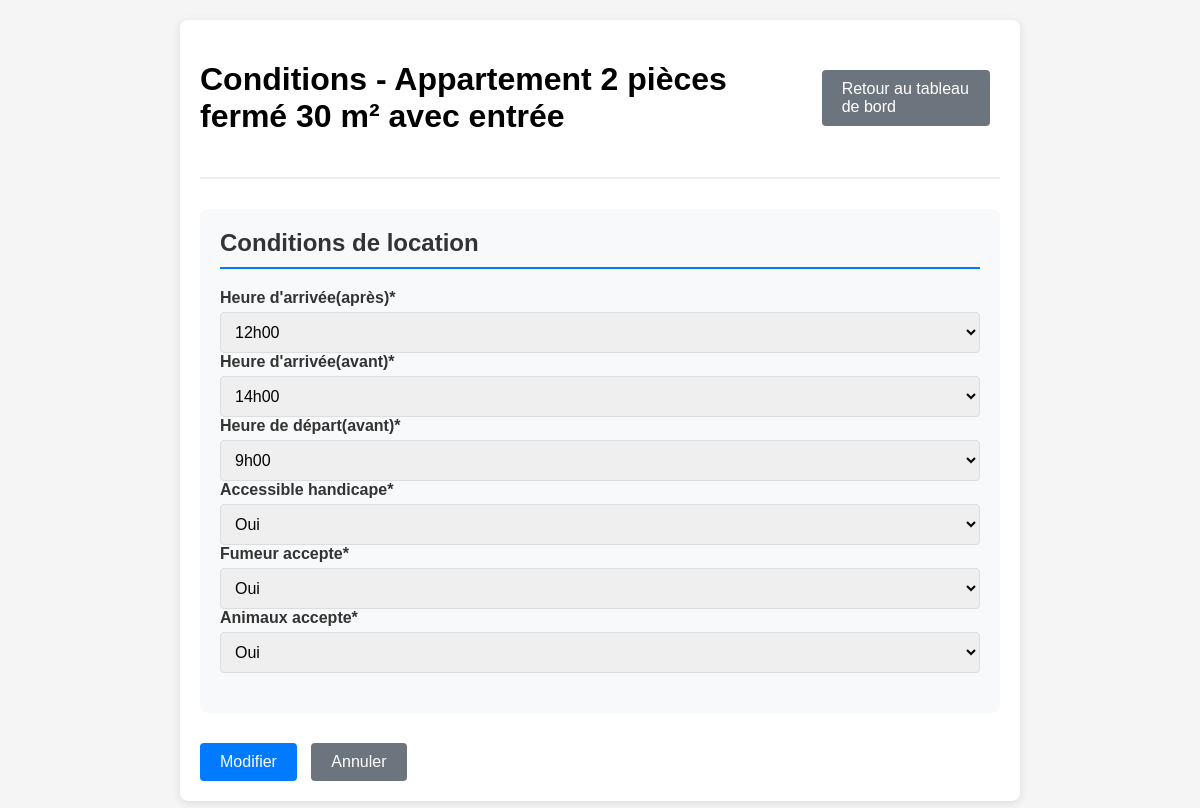
/annonce/dashboard/conditions/1/ (signed in), run on an earlier commit of the app's database.
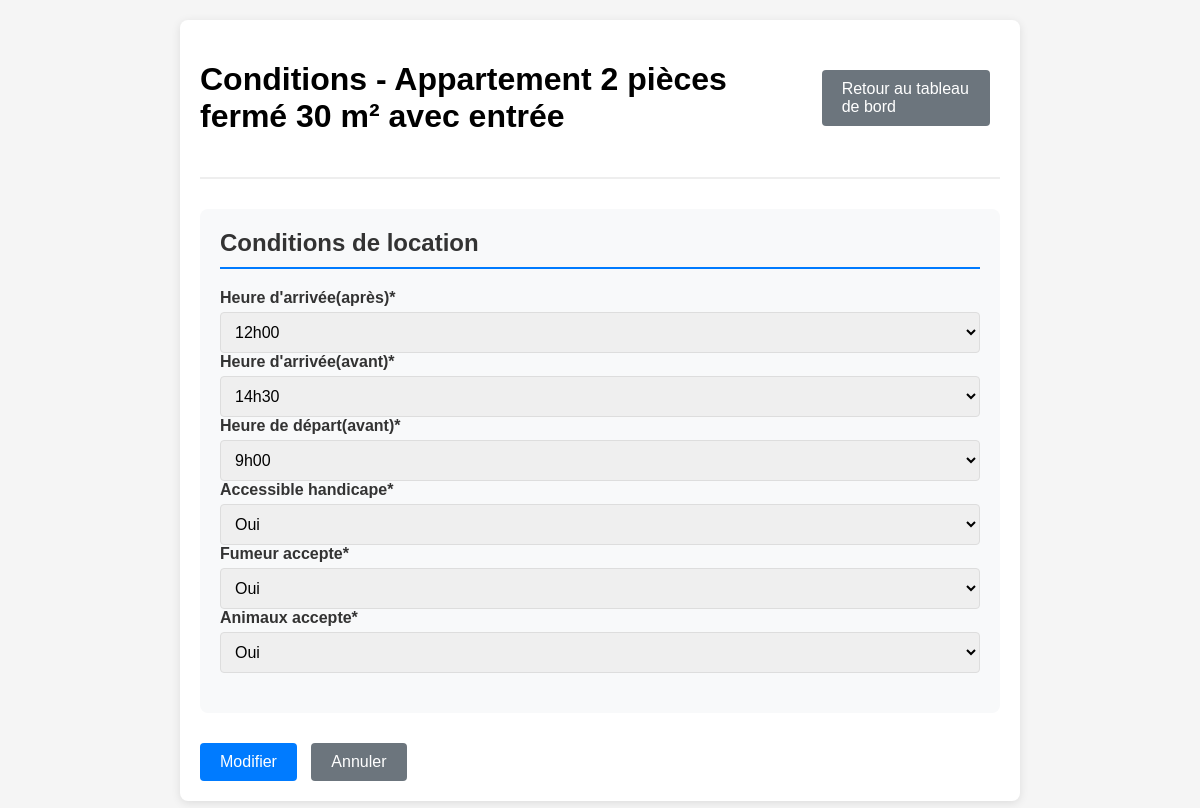
And on a later commit of the database.
### annonce/models.py (models this page shows)
class Condition(models.Model):
    annonce = models.OneToOneField(
        Annonce,
        on_delete=models.CASCADE,
        primary_key=True,
    )
    CHOICES_APRES = (
        ('1', '12h00'),
        ('2', '12h30'),
        ('3', '13h00'),
        ('4', '13h30'),
        ('5', '14h00'),
        ('6', '14h30'),
        ('7', '15h00'),
        ('8', '15h30'),
        ('9', '16h00'),
        ('10', '16h30'),
        ('11', '17h00'),
        ('12', '17h30'),
        ('13', '18h00'),
        ('14', '18h30'),
        ('15', '19h00'),
        ('16', '19h30'),
        ('17', '20h00'),
        ('18', '20h30'),
        ('19', '21h00'),
        ('19', '21h30'),
        ('19', '22h00'),
    )
    heure_arrivee_apres = models.CharField(
        max_length=10,
        choices=CHOICES_APRES,
        default="flexible",
        verbose_name="Heure d'arrivée(après)"
    )
    CHOICES_AVANT = (
        ('1', '14h00'),
        ('2', '14h30'),
        ('3', '15h00'),
        ('4', '15h30'),
        ('5', '16h00'),
        ('6', '16h30'),
        ('7', '17h00'),
        ('8', '17h30'),
        ('9', '18h00'),
        ('10', '18h30'),
        ('11', '19h00'),
        ('12', '19h30'),
        ('13', '20h00'),
        ('14', '20h30'),
        ('15', '21h00'),
        ('16', '21h30'),
        ('17', '22h00'),
    )
    heure_arrivee_avant = models.CharField(
        max_length=10,
        choices=CHOICES_AVANT,
        default="flexible",
        verbose_name="Heure d'arrivée(avant)"
    )
    CHOICES_DEPART = (
        ('1','9h00'),
        ('2','9h30'),
        ('3','10h00'),
        ('4','10h30'),
        ('5','11h00'),
        ('6','11h30'),
        ('7','12h00'),
        ('8','12h30'),
        ('9', '13h00'),
        ('10', '13h30'),
        ('11', '14h00'),
        ('12', '14h30'),
        ('13', '15h00'),
        ('14', '15h30'),
        ('15', '16h00'),
        ('16', '16h30'),
        ('17', '17h00'),
        ('18', '17h30'),
        ('19', '18h00'),
    )
    heure_depart = models.CharField(
        max_length=10,
        choices=CHOICES_DEPART,
        default="flexible",
        verbose_name="Heure de départ(avant)"
    )
    choice_bool = [(True, 'Oui'), (False, 'Non')]
    accessible_handicape = models.BooleanField(choices=choice_bool, default=1)
    fumeur_accepte = models.BooleanField(choices=choice_bool, default=1)
    animaux_accepte = models.BooleanField(choices=choice_bool, default=1)

### annonce/views.py (the view)
# urls.py: path('dashboard/conditions/<str:pk>/', views.condition_view, name='dashboard-condition'),
@login_required
def condition_view(request, pk):
    form = FormCondition()
    requete = request.user
    myObject = Annonce.objects.get(id=pk)
    myCondition = Condition.objects.get(annonce=myObject)
    if request.method =='POST':
        form = FormCondition(request.POST, instance=myCondition)
        if form.is_valid():
            form.save()
            return redirect(request.META.get('HTTP_REFERER', 'redirect_if_referer_not_found'))
    else:
        form = FormCondition(instance=myCondition)
    context = {'form': form, 'obj': myObject, 'requete': requete}
    return render(request,'annonce/dashboard/conditions.html',context)

### annonce/forms.py (shortened to what this page needs)
class FormCondition(ModelForm):
    class Meta:
        model = Condition
        exclude = ['annonce']

### templates/annonce/dashboard/conditions.html (shortened to what this page needs)
<!DOCTYPE html>
<html lang="fr">
<head>
</head>
<body>
    <div class="container">
        <div class="header">
            <h1>Conditions - {{ obj.titre_logement }}</h1>
            <a href="{% url 'dashboard-annonce' obj.id %}" class="btn btn-secondary">Retour au tableau de bord</a>
        </div>
        <form method="post">
            <div class="form-section">
                <h2>Conditions de location</h2>
                <div class="form-group">
                    {% load crispy_forms_tags %}
                    {{ form|crispy }}
                </div>
            </div>
            <div style="margin-top: 30px;">
                <button type="submit" class="btn">Modifier</button>
                <a href="{% url 'dashboard-annonce' obj.id %}" class="btn btn-secondary">Annuler</a>
            </div>
        </form>
    </div>
</body>
</html>

What changed in the data, as far as the page shows it:
changed Condition "Oui": heure_arrivee_avant "14h00" → "14h30"
